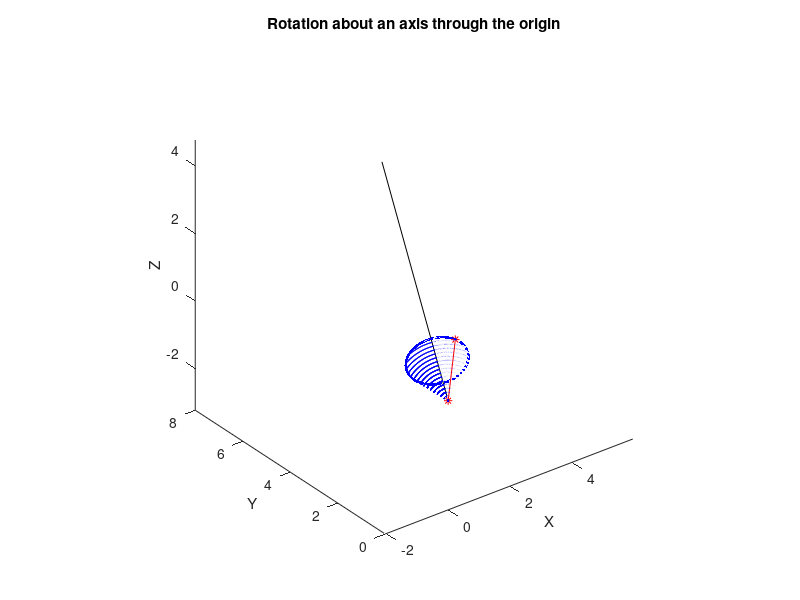
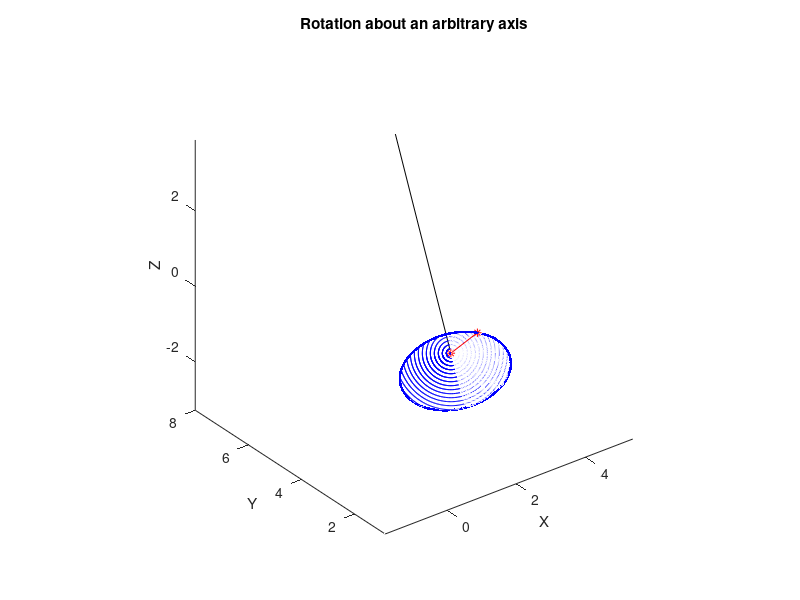

Source code (MATLAB) for these figures, in order:
% Rodrigues' formula (Axis-angle rotation)
% Rotating a vector about an axis in 3D space
% Axis of rotation and the rotation vector have common origin
% Soumitra Sitole
% Reference: https://en.wikipedia.org/wiki/Rodrigues%27_rotation_formula
clc
clear
close all
%% Rotation about an axis passing through the origin:
O = [0,0,0]; % origin
v = [1,1,1]; % v is the vector to be rotated 
K = [4,8,2]; % K denotes the distal point for rotation axis
k = K/norm(K); % k is the normalized rotation axis vector 
figure(1)
plot3([O(1),v(1)],[O(2),v(2)],[O(3),v(3)],'-*r'); % plot initial vector
hold on;
plot3([O(1),K(1)],[O(2),K(2)],[O(3),K(3)],'-k'); % plot rotation axis
for theta = 1:360 % define the angle of rotation (right-handed CS)
    v_rot = v*cosd(theta)+cross(k,v)*sind(theta)+k*(dot(k,v))*(1-cosd(theta)); % rotated vector (Rodrigues' formula)
    plot3([O(1),v_rot(1)],[O(2),v_rot(2)],[O(3),v_rot(3)],':.b');
    hold on;
end
title('Rotation about an axis through the origin');
xlabel('X');
ylabel('Y');
zlabel('Z');
axis equal
%% Rotation about an arbitrary axis:
O = [1,2,0]; % initial point of rotation axis
ov = (v-O); % vector to be rotated
K = [4,8,2]; % K denotes the distal point for rotation axis
ok = (K-O); % ok is the rotation axis vector
k = ok/norm(ok); % k is the normalized rotation axis vector
figure(2)
plot3([O(1),v(1)],[O(2),v(2)],[O(3),v(3)],'-*r'); % plot initial vector
hold on;
plot3([O(1),K(1)],[O(2),K(2)],[O(3),K(3)],'-k'); % plot rotation axis
for theta = 1:360 % define the angle of rotation (right-handed CS)
    v_rot = ov*cosd(theta)+cross(k,ov)*sind(theta)+k*(dot(k,ov))*(1-cosd(theta)); % rotated vector about an axis through global origin(0,0,0)
    v_tran = [O(1)+v_rot(1),O(2)+v_rot(2),O(3)+v_rot(3)]; % transformed vector (translate rotated vector back to initial point) 
    plot3([O(1),v_tran(1)],[O(2),v_tran(2)],[O(3),O(3)+v_rot(3)],':.b');
    hold on;
end
title('Rotation about an arbitrary axis');
xlabel('X');
ylabel('Y');
zlabel('Z');
axis equal